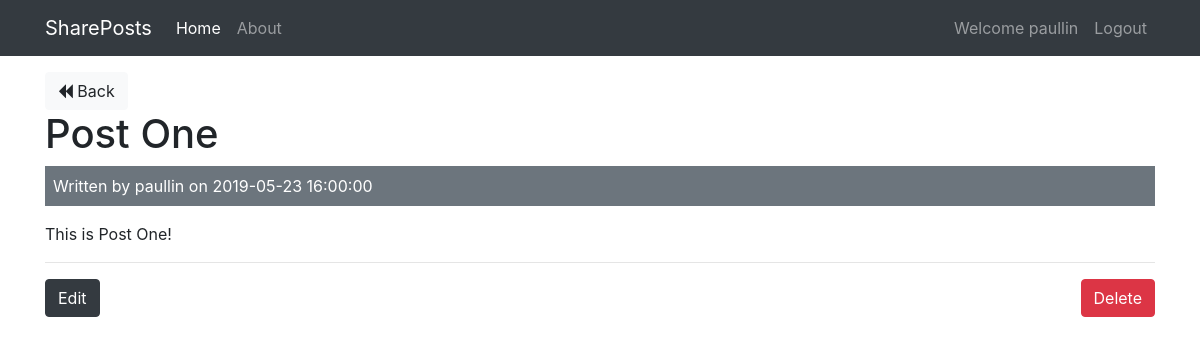
The app's page /posts/show/1 (signed in) with its own data.
### tables this page shows
CREATE TABLE `posts` (
  `id` int(11) NOT NULL,
  `user_id` int(11) NOT NULL,
  `title` varchar(255) NOT NULL,
  `body` text NOT NULL,
  `created_at` timestamp NOT NULL DEFAULT CURRENT_TIMESTAMP
);

CREATE TABLE `users` (
  `id` int(11) NOT NULL,
  `name` varchar(255) NOT NULL,
  `email` varchar(255) NOT NULL,
  `password` varchar(255) NOT NULL,
  `created_at` datetime NOT NULL DEFAULT CURRENT_TIMESTAMP
);

### app/controllers/Posts.php (called while the page is built, shortened)
<?php
  class Posts extends Controller {
    public function __construct(){
      $this->postModel = $this->model('Post');
      $this->userModel = $this->model('User');
    }
    public function show($id){
      $post = $this->postModel->getPostById($id);
      $user = $this->userModel->getUserById($post->user_id);
      $data = [
        'post' => $post,
        'user' => $user
      ];
      $this->view('posts/show', $data);
    }
  }

### app/libraries/Core.php (called while the page is built, shortened)
<?php
  class Core {
    protected $currentMethod = 'index';
    public function __construct(){
      $url = $this->getUrl();
      if(file_exists('../app/controllers/' . ucwords($url[0]). '.php')){
        unset($url[0]);
      }
      $this->currentController = new $this->currentController;
      if(isset($url[1])){
        if(method_exists($this->currentController, $url[1])){
          $this->currentMethod = $url[1];
          unset($url[1]);
        }
      }
      $this->params = $url ? array_values($url) : [];
      call_user_func_array([$this->currentController, $this->currentMethod], $this->params);
    }
    public function getUrl(){
      if(isset($_GET['url'])){
        $url = rtrim($_GET['url'], '/');
        $url = filter_var($url, FILTER_SANITIZE_URL);
        $url = explode('/', $url);
        return $url;
      }
    }
  }

### public/index.php (called while the page is built, shortened)
<?php
  $init = new Core;

### app/libraries/Database.php (called while the page is built, shortened)
<?php
  class Database {
    private $host = DB_HOST;
    private $user = DB_USER;
    private $pass = DB_PASS;
    private $dbname = DB_NAME;
    private $dbh;
    private $stmt;
    public function __construct(){
      $dsn = 'mysql:host=' . $this->host . ';dbname=' . $this->dbname;
      $options = array(
        PDO::ATTR_PERSISTENT => true,
        PDO::ATTR_ERRMODE => PDO::ERRMODE_EXCEPTION
      );
      try {
        $this->dbh = new PDO($dsn, $this->user, $this->pass, $options);
      } catch(PDOException $e){
        $this->error = $e->getMessage();
        echo $this->error;
      }
    }
    public function query($sql){
      $this->stmt = $this->dbh->prepare($sql);
    }
    public function bind($param, $value, $type = null){
      if(is_null($type)){
        switch(true){
          default:
            $type = PDO::PARAM_STR;
        }
      }
      $this->stmt->bindValue($param, $value, $type);
    }
    public function execute(){
      return $this->stmt->execute();
    }
    public function single(){
      $this->execute();
      return $this->stmt->fetch(PDO::FETCH_OBJ);
    }
  }

### app/models/Post.php (called while the page is built, shortened)
<?php
  class Post {
    private $db;
    public function __construct(){
      $this->db = new Database;
    }
    public function getPostById($id){
      $this->db->query('SELECT * FROM posts WHERE id = :id');
      $this->db->bind(':id', $id);
      $row = $this->db->single();
      return $row;
    }
  }

### app/models/User.php (called while the page is built, shortened)
<?php
  class User {
    private $db;
    public function __construct(){
      $this->db = new Database;
    }
    public function getUserById($id){
      $this->db->query('SELECT * FROM users WHERE id = :id');
      $this->db->bind(':id', $id);
      $row = $this->db->single();
      return $row;
    }
  }

### app/views/posts/show.php (the view)
<?php require APPROOT . '/views/inc/header.php'; ?>
<a href="<?php echo URLROOT; ?>/posts" class="btn btn-light"><i class="fa fa-backward"></i> Back</a>
<br>
<h1><?php echo $data['post']->title; ?></h1>
<div class="bg-secondary text-white p-2 mb-3">
  Written by <?php echo $data['user']->name; ?> on <?php echo $data['post']->created_at; ?>
</div>
<p><?php echo $data['post']->body; ?></p>
<?php if($data['post']->user_id == $_SESSION['user_id']) : ?>
  <hr>
  <a href="<?php echo URLROOT; ?>/posts/edit/<?php echo $data['post']->id; ?>" class="btn btn-dark">Edit</a>
  <form class="pull-right" action="<?php echo URLROOT; ?>/posts/delete/<?php echo $data['post']->id; ?>" method="post">
    <input type="submit" value="Delete" class="btn btn-danger">
  </form>
<?php endif; ?>
<?php require APPROOT . '/views/inc/footer.php'; ?>

### records on screen
posts: title "Post One", created_at "2019-05-23 16:00:00", body "This is Post One!"
users: name "paullin"

### other values on screen
SITENAME "SharePosts"
$_SESSION['user_name'] "paullin"
